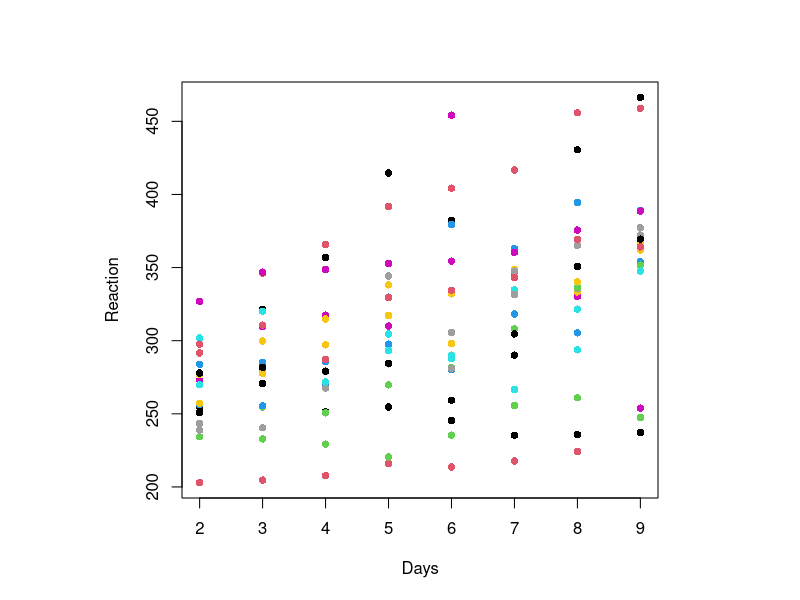
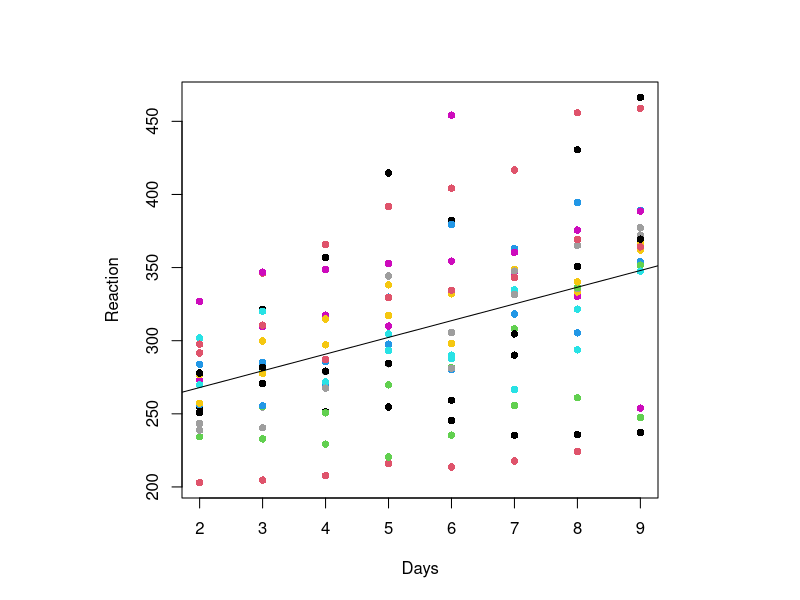
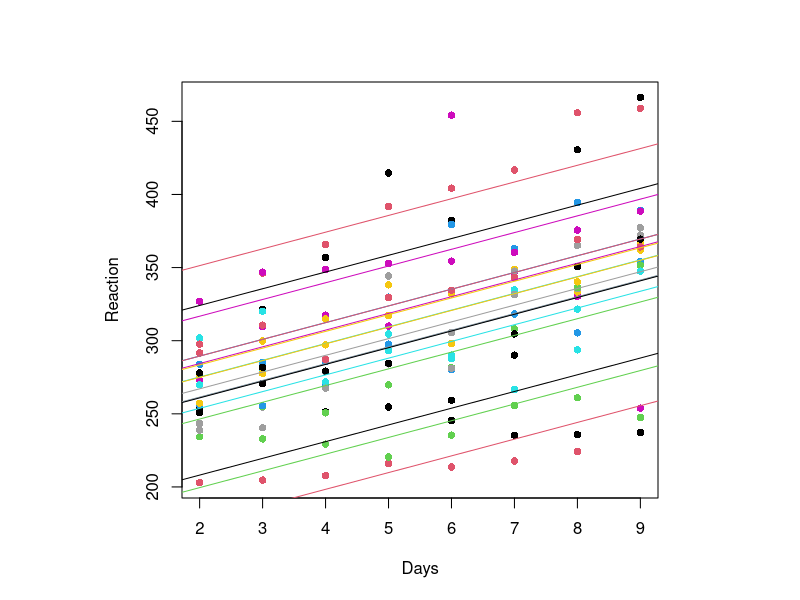
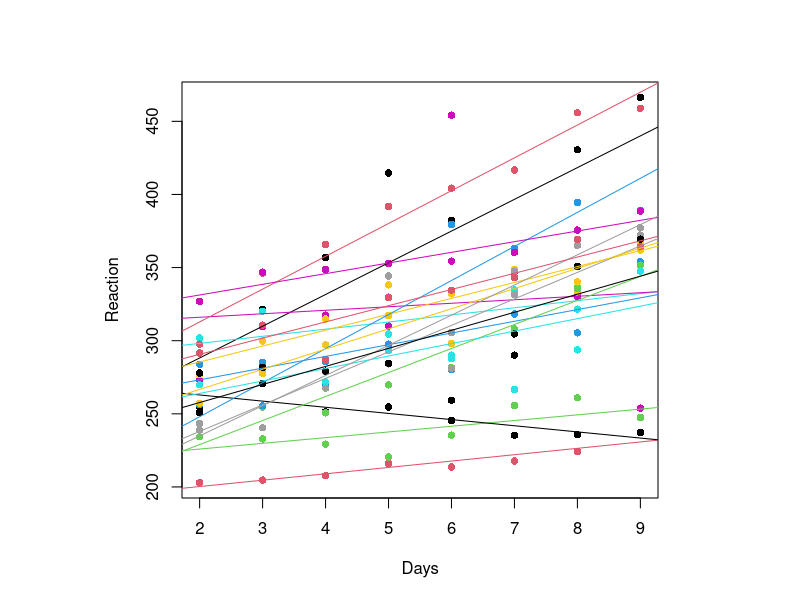
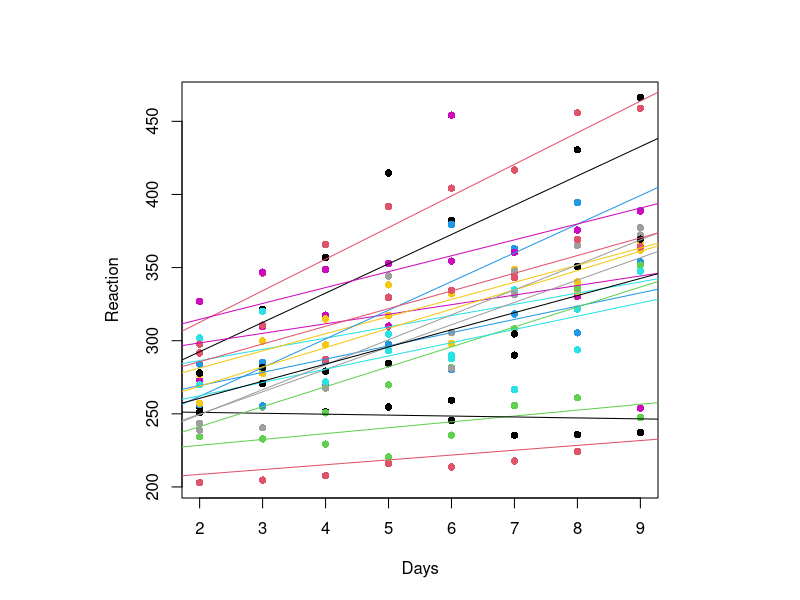
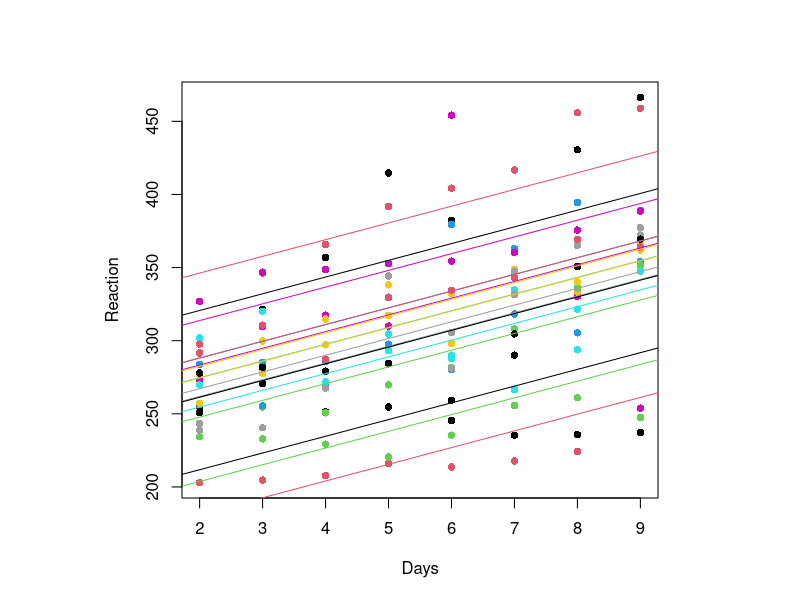
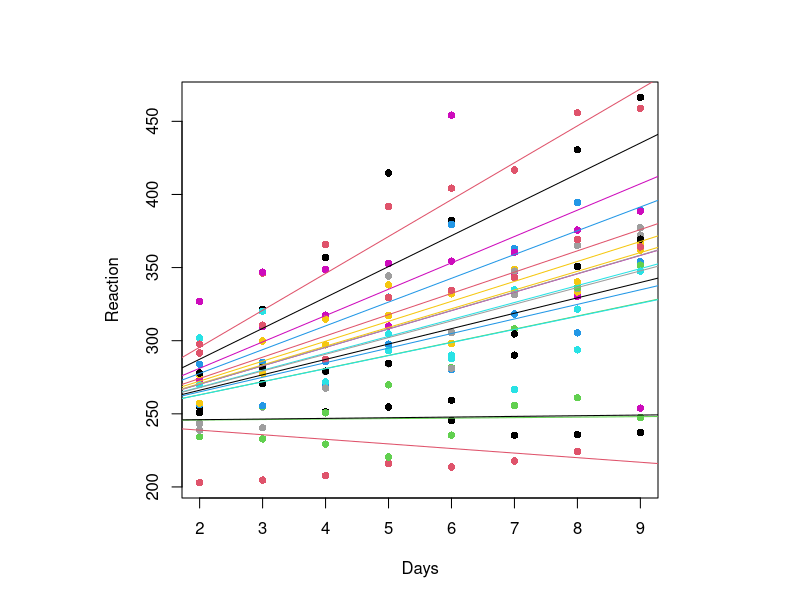
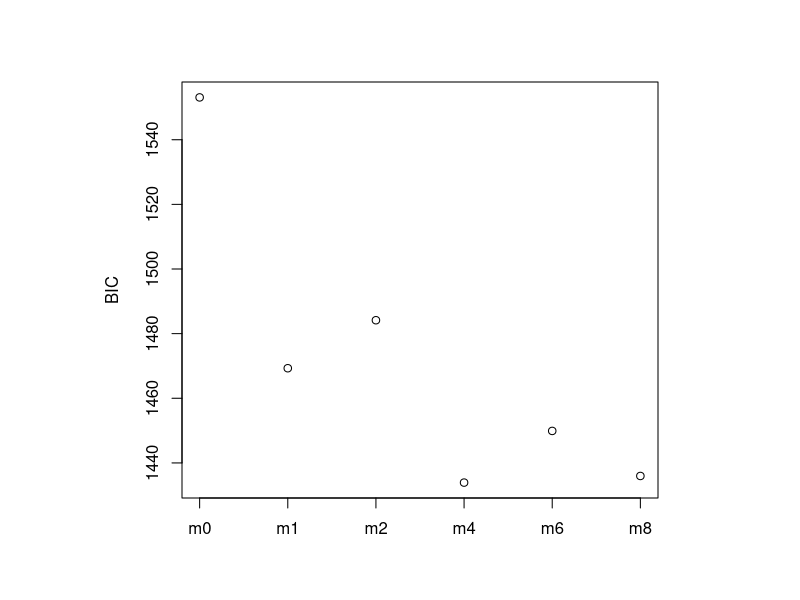

Generate these figures, in order, with R:
## ---- chunk 1
knitr::opts_chunk$set(collapse=TRUE, comment = "#>", fig.width=9, fig.height=6, eval=TRUE, echo=TRUE, results="verbatim", warning=FALSE)
## ---- chunk 2
d = lme4::sleepstudy
d = d[d$Days>1,]
head(d)
dim(d)
layout(1, respect=TRUE)
plot(Reaction~Days, d, pch=16, col=d$Subject)
## ---- chunk 3
m0 = lm(Reaction~Days, d)
m1 = lm(Reaction~Days+Subject, d)
m2 = lm(Reaction~Days*Subject, d)
## ---- chunk 4
layout(1, respect=TRUE)

m0 = lm(Reaction~Days, d)
summary(m0)
plot(Reaction~Days, d, pch=16, col=d$Subject)
abline(m0)

m1 = lm(Reaction~Days+Subject, d)
summary(m1)
plot(Reaction~Days, d, pch=16, col=d$Subject)
abline(a=m1$coef[1]             , b=m1$coef[2], col=1)
n = length(levels(d$Subject))
for (i in 2:n) {
  abline(a=m1$coef[1] + m1$coef[i+1], b=m1$coef[2], col=i)  
}


m2 = lm(Reaction~Days*Subject, d)
summary(m2)
plot(Reaction~Days, d, pch=16, col=d$Subject)
abline(a=m2$coef[1]             , b=m2$coef[2]              , col=1)
n = length(levels(d$Subject))
for (i in 2:n) {
  abline(a=m2$coef[1] + m2$coef[i+1], b=m2$coef[2] + m2$coef[n+i] , col=i)
}
# abline(a=m2$coef[1] + m2$coef[3], b=m2$coef[2] + m2$coef[7] , col=2)
# abline(a=m2$coef[1] + m2$coef[4], b=m2$coef[2] + m2$coef[8] , col=3)
# abline(a=m2$coef[1] + m2$coef[5], b=m2$coef[2] + m2$coef[9] , col=4)
# abline(a=m2$coef[1] + m2$coef[6], b=m2$coef[2] + m2$coef[10], col=5)

## ---- chunk 5
m4 = lme4::lmer(Reaction ~ Days + (Days | Subject), data=d)
## ---- chunk 6
layout(1, respect=TRUE)


m4 = lme4::lmer(Reaction ~ Days + (Days | Subject), data=d)
summary(m4)
coef(m4)
plot(Reaction~Days, d, pch=16, col=d$Subject)
n = length(levels(d$Subject))
for (i in 1:n) {
  abline(a=coef(m4)$Subject[i,1], b=coef(m4)$Subject[i,2], col=i)
}
## ---- chunk 7
m6 = lme4::lmer(Reaction ~ Days + (1 | Subject), data = d)
m8 = lme4::lmer(Reaction ~ Days + (0+Days | Subject), data = d)
## ---- chunk 8
layout(1, respect=TRUE)

m6 = lme4::lmer(Reaction ~ Days + (1 | Subject), data = d)
summary(m6)
coef(m6)
plot(Reaction~Days, d, pch=16, col=d$Subject)
n = length(levels(d$Subject))
for (i in 1:n) {
  abline(a=coef(m6)$Subject[i,1], b=coef(m6)$Subject[i,2], col=i)
}

m8 = lme4::lmer(Reaction ~ Days + (0+Days | Subject), data = d)
summary(m8)
coef(m8)
plot(Reaction~Days, d, pch=16, col=d$Subject)
for (i in 1:n) {
  abline(a=coef(m8)$Subject[i,1], b=coef(m8)$Subject[i,2], col=i)
}
## ---- chunk 9
plot(c(
  BICm0=BIC(m0),
  BICm1=BIC(m1),
  BICm2=BIC(m2),
  BICm4=BIC(m4),
  BICm6=BIC(m6),
  BICm8=BIC(m8)
), ylab="BIC", xaxt="n", xlab="")
axis(1, at=1:6, label=c("m0", "m1", "m2", "m4", "m6", "m8"))
## ---- chunk 10
BIC(m0)
BIC(m1)
BIC(m2)
BIC(m4)
BIC(m6)
BIC(m8)
## ---- chunk 11
# m9 = lme4::lmer(Reaction ~ Days + Subject+(0+Days | Subject), data = d)
# summary(m9)
# coef(m9)
# plot(Reaction~Days, d, pch=16, col=d$Subject)
# for (i in 1:n) {
# }
# for (i in 1:n) {
#   if (i==1) {
#     abline(a=coef(m8)$Subject[i,1], b=coef(m8)$Subject[i,2], col=i)
#   } else {
#     abline(a=coef(m8)$Subject[i,1] + coef(m9)$Subject[1,i+1], b=coef(m8)$Subject[i,2], col=i)
#   }
# }
## ---- chunk 12
sessionInfo()
